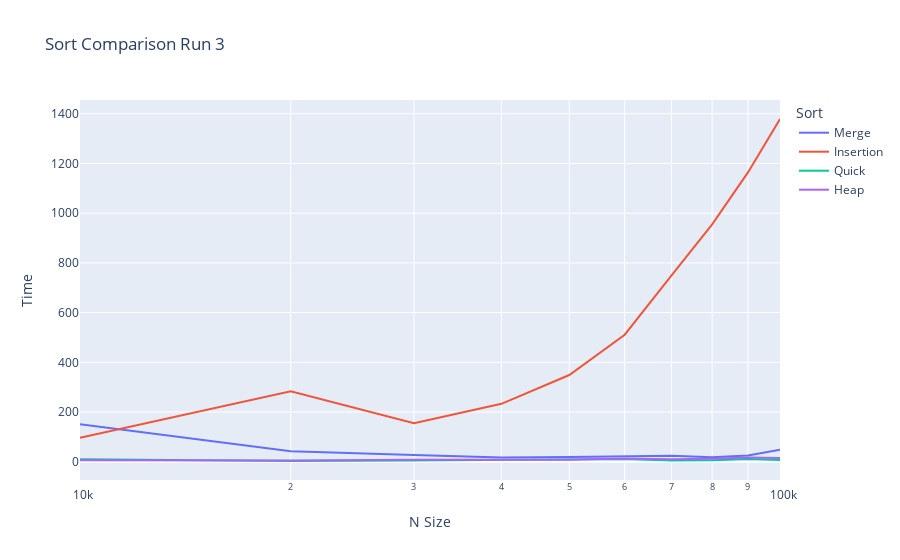

The cell this chart's notebook holds for it:
### Code cell
# Create a dataframe using the pandas library
df = pd.DataFrame(sortCompare3)
# Create an interactive figure using the plotly express library
fig = px.line(df, x="N Size", y="Time",color = "Sort",log_x = True, title = "Sort Comparison Run 3" )
fig.show()

### Figure 1 — Plotly figure (JSON) as saved in the notebook; plotly's stock layout.template omitted (floating-point values rounded to 4 significant figures)
{"data": [{"hovertemplate": "Sort=Merge<br>N Size=%{x}<br>Time=%{y}<extra></extra>", "legendgroup": "Merge", "line": {"color": "#636efa", "dash": "solid"}, "mode": "lines", "name": "Merge", "showlegend": true, "type": "scatter", "x": [10000, 20000, 30000, 40000, 50000, 60000, 70000, 80000, 90000, 100000], "xaxis": "x", "y": [151, 42, 27, 17, 19, 22, 24, 18, 25, 48], "yaxis": "y"}, {"hovertemplate": "Sort=Insertion<br>N Size=%{x}<br>Time=%{y}<extra></extra>", "legendgroup": "Insertion", "line": {"color": "#EF553B", "dash": "solid"}, "mode": "lines", "name": "Insertion", "showlegend": true, "type": "scatter", "x": [10000, 20000, 30000, 40000, 50000, 60000, 70000, 80000, 90000, 100000], "xaxis": "x", "y": [96, 284, 155, 233, 349, 511, 750, 955, 1164, 1379], "yaxis": "y"}, {"hovertemplate": "Sort=Quick<br>N Size=%{x}<br>Time=%{y}<extra></extra>", "legendgroup": "Quick", "line": {"color": "#00cc96", "dash": "solid"}, "mode": "lines", "name": "Quick", "showlegend": true, "type": "scatter", "x": [10000, 20000, 30000, 40000, 50000, 60000, 70000, 80000, 90000, 100000], "xaxis": "x", "y": [10, 3, 5, 8, 8, 11, 5, 6, 11, 7], "yaxis": "y"}, {"hovertemplate": "Sort=Heap<br>N Size=%{x}<br>Time=%{y}<extra></extra>", "legendgroup": "Heap", "line": {"color": "#ab63fa", "dash": "solid"}, "mode": "lines", "name": "Heap", "showlegend": true, "type": "scatter", "x": [10000, 20000, 30000, 40000, 50000, 60000, 70000, 80000, 90000, 100000], "xaxis": "x", "y": [6, 5, 8, 7, 8, 13, 10, 12, 17, 15], "yaxis": "y"}], "layout": {"legend": {"title": {"text": "Sort"}, "tracegroupgap": 0}, "title": {"text": "Sort Comparison Run 3"}, "xaxis": {"anchor": "y", "domain": [0, 1], "title": {"text": "N Size"}, "type": "log"}, "yaxis": {"anchor": "x", "domain": [0, 1], "title": {"text": "Time"}}}}
